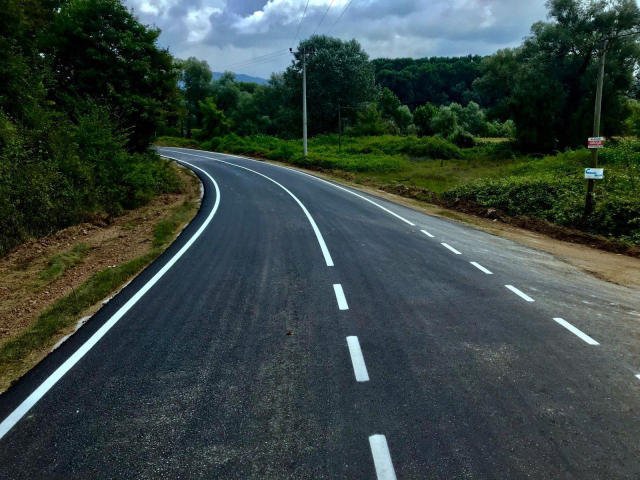
#> input picture MY_Houglines/yol.jpeg, 1280 x 960 px (shown at 1/2 size)
$ python 'şerit izleme.py'
#> lines starting #> are read from the running program, lines starting #| are printed output that depends on the picture; after the words box and inside, x2 and y2 are one past the last pixel; in counts of white or black regions, pixels touching at a corner belong together
import cv2
import numpy as np
yol=cv2.imread("yol.jpeg")
#> yol is the input picture: shape (960, 1280, 3); mean B, G, R 65.3, 68.6, 55.1
gray=cv2.cvtColor(yol,cv2.COLOR_BGR2GRAY)
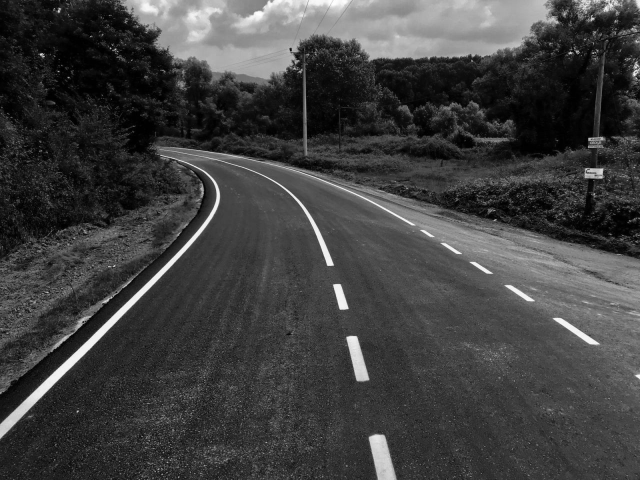
#> gray: shape (960, 1280) (shown at 1/2 size); min 0, max 255, mean 64.2
blur=cv2.medianBlur(gray,5)
_,th=cv2.threshold(blur,205,255,cv2.THRESH_BINARY)
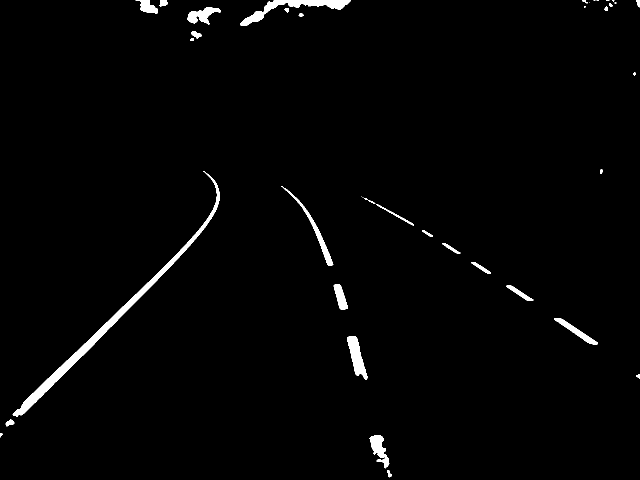
#> th: shape (960, 1280) (shown at 1/2 size); 1.7% white; 40 white regions (10 under 20 px), largest, box (x1, y1, x2, y2) and area: (25, 342, 439, 834) 7270, (480, 0, 702, 52) 2868, (694, 672, 735, 759) 1655
lines = cv2.HoughLinesP(th, 1, np.pi/180,20)
#> lines = 612 rows, first 6: [31, 831, 415, 447], [40, 829, 387, 482], [28, 830, 245, 613], [33, 832, 407, 458], [44, 829, 346, 527], [770, 917, 774, 933]
for line in lines:
    x1,y1,x2,y2 = line[0]
    cv2.line(yol,(x1,y1),(x2,y2),(0,255,0),4)
#> this loop made 612 passes
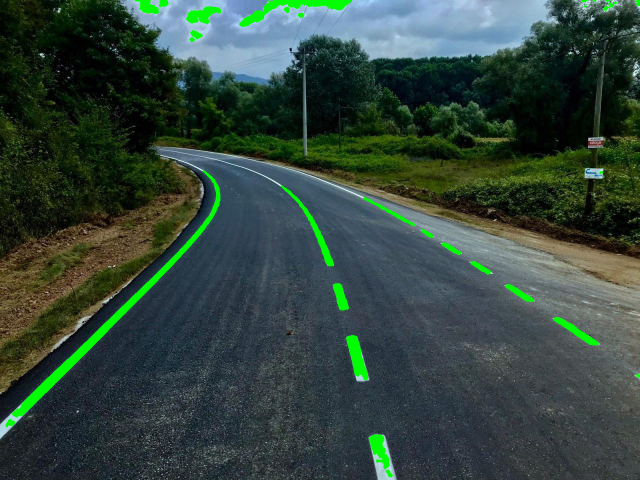
#> yol: shape (960, 1280, 3) (shown at 1/2 size); 2.15% of pixels changed, all inside (x1, y1, x2, y2) = (11, 0, 1280, 955)
cv2.imshow("thresh",yol)
cv2.imshow("thh",th)
cv2.waitKey()
cv2.destroyAllWindows()

$ run again, with MY_Houglines/sudoku.jpg copied over MY_Houglines/yol.jpeg
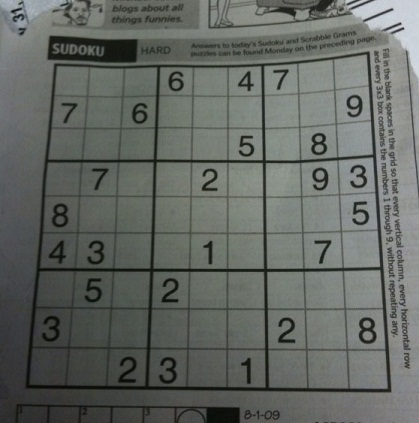
#> input picture MY_Houglines/sudoku.jpg, 419 x 423 px
#> yol is the input picture: shape (423, 419, 3); mean B, G, R 98.9, 103.6, 99.4
#> `_,th=cv2.threshold(blur,205,255,cv2.THRESH_BINARY)`:
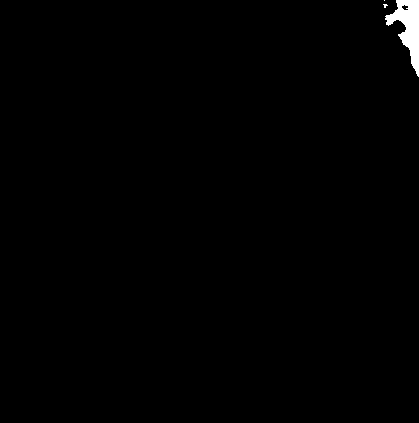
#> th: shape (423, 419); 0.67% white; 3 white regions (2 under 20 px), largest, box (x1, y1, x2, y2) and area: (385, 0, 419, 77) 1179
#> lines = 33 rows, first 6: [413, 0, 415, 70], [414, 68, 418, 0], [412, 65, 412, 0], [416, 45, 417, 75], [408, 0, 410, 55], [410, 0, 411, 63]
#> the loop `for line in lines:` made 33 passes
#> after the loop `for line in lines:`:
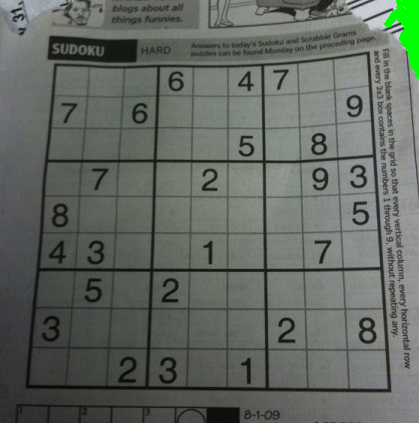
#> yol: shape (423, 419, 3); 0.74% of pixels changed, all inside (x1, y1, x2, y2) = (384, 0, 419, 79)
